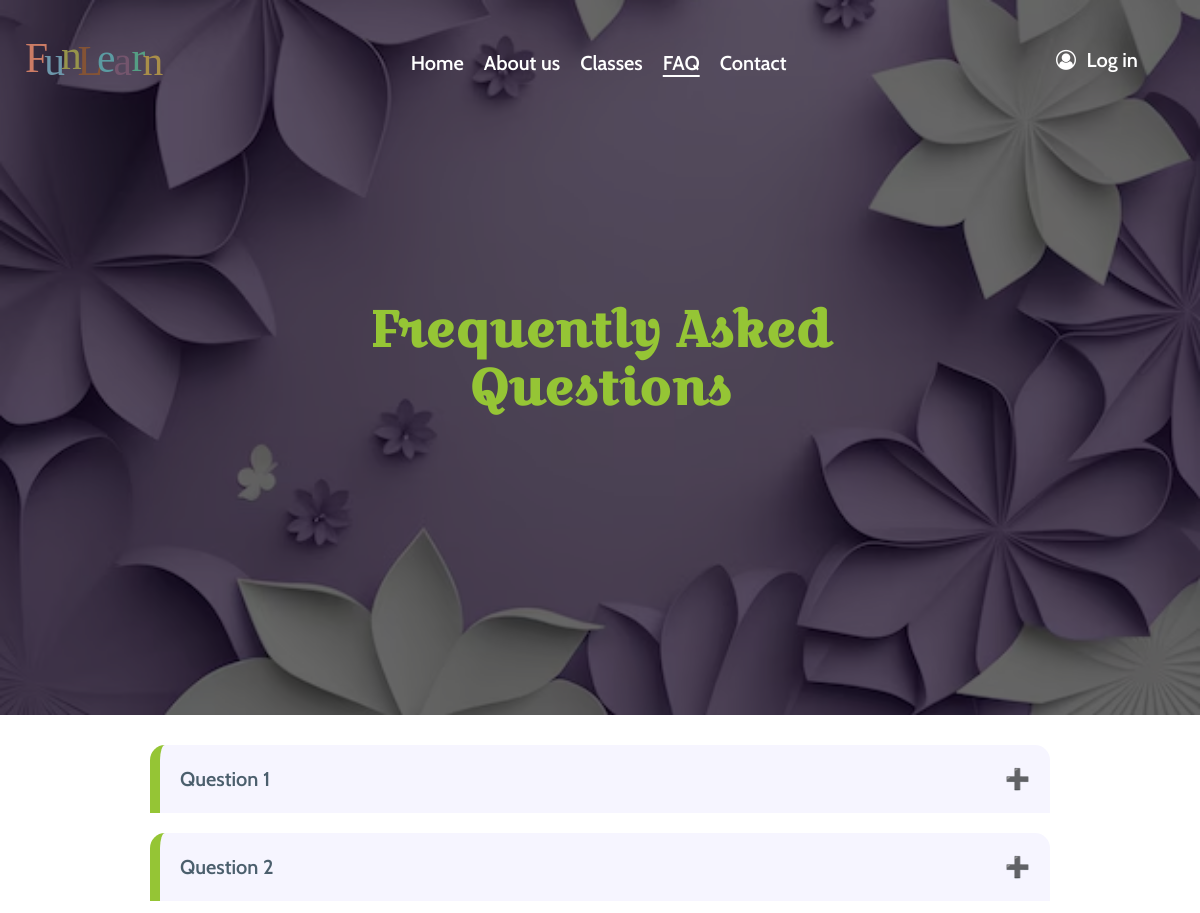
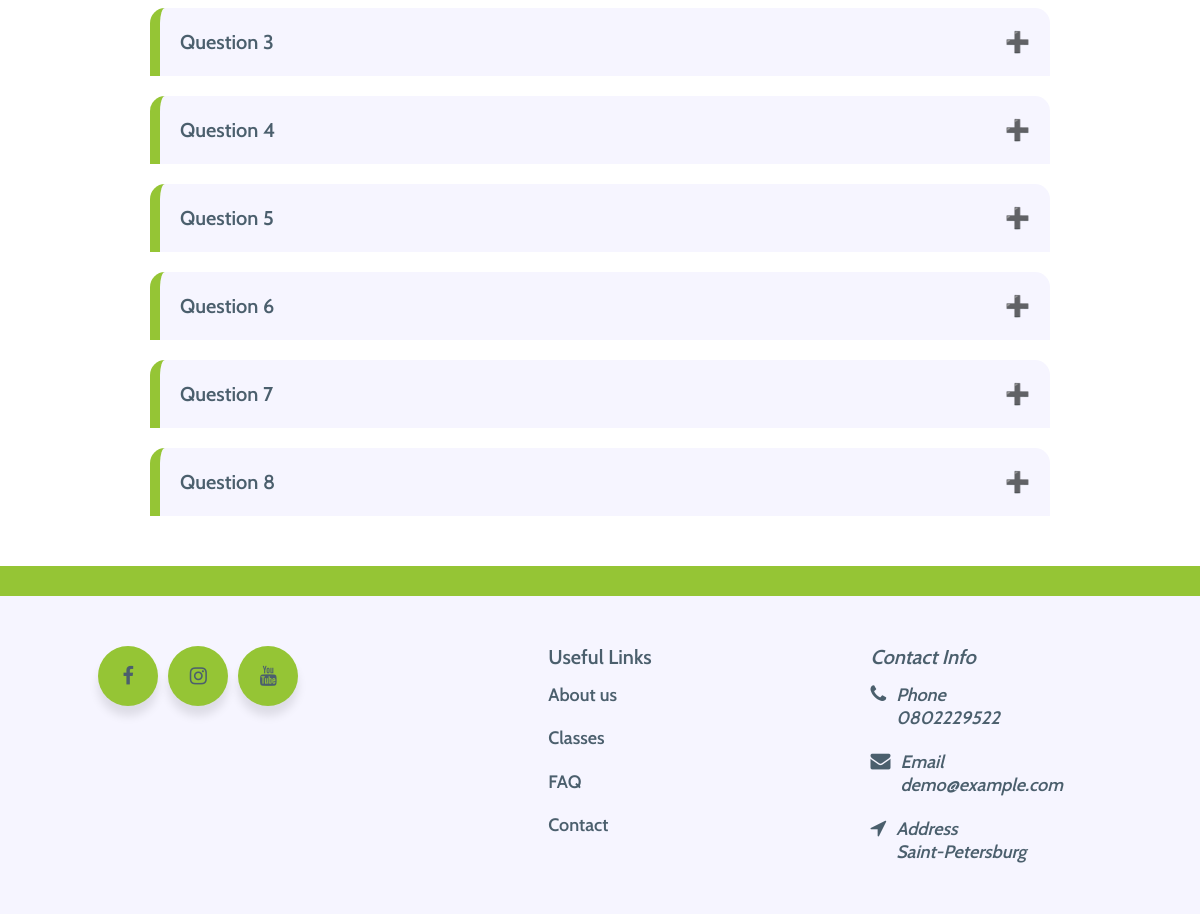
Screenshot of /faq/ with the database file from the repository (2 pictures, top to bottom).
### school/models.py (models this page shows, shortened)
class Faq(models.Model):
    question = models.CharField(max_length=300)
    answer = models.TextField()

class SchoolInfo(models.Model):
    foundation_year = models.IntegerField()
    number_of_students = models.IntegerField(default=0)
    number_of_awards = models.IntegerField(default=0)
    address = models.CharField(max_length=255)
    phone = models.CharField(max_length=20)
    email = models.EmailField()
    facebook_url = models.URLField(max_length=200)
    instagram_url = models.URLField(max_length=200)
    youtube_url = models.URLField(max_length=200)

### school/views.py (the view)
# urls.py: path('faq/', school_views.faq, name="faq"),
def faq(request):
    questions = Faq.objects.all()
    return render(request, "faq.html", {"questions_obj": questions})

### school/context_processors.py (called while the page is built)
def school_info(request):
    school_info = SchoolInfo.objects.first()
    return {'school_info': school_info}

### school/templates/faq.html (shortened to what this page needs)
{% extends "base.html" %}
{% load static %}
{% block head_content %}
<link rel="stylesheet" href="{% static 'school/css/faq.css' %}" />
{% endblock %}
{% block header_content %}
<li>
  <a href="{% url 'index' %}">Home</a>
</li>
<li>
  <a href="{% url 'about' %}">About us</a>
</li>
<li>
  <a href="{% url 'classes' %}">Classes</a>
</li>
<li class="header__list-choose">
  <a href="#">FAQ</a>
</li>
<li>
  <a href="{% url 'contacts' %}">Contact</a>
</li>
{% endblock %}
{% block main_content %}
<section class="second__intro" id="top">
  <div class="overlay"></div>
  <div>
    <h1>Frequently Asked Questions</h1>
  </div>
</section>
<section class="questions">
  {% for question in questions_obj %}
  <div>
    <button class="accordion">{{ question.question }}</button>
  </div>
  {% endfor %}
</section>
{% endblock %}

### school/templates/base.html (shortened to what this page needs)
{% load static %}
<!DOCTYPE html>
<html lang="en">
<head>
    <link rel="stylesheet" href="{% static 'school/fonts/fonts.css' %}" />
    <link rel="stylesheet" href="{% static 'school/css/global.css' %}" />
    <link rel="stylesheet" href="{% static 'school/css/style_com.css' %}" />
    {% block head_content %}
    {% endblock %}
</head>
<body>
    <header class="header">
      <a class="header__logo" href="#">
        <img src="{% static "school/img/logo.svg" %}" alt="FunLearn logo" />
      </a>
      <nav class="header__menu">
        <ul class="header__list">
            {% block header_content %}
            {% endblock %}
        </ul>
      </nav>
      <div class="header__login">
        <i class="font-accent user-circle-white" aria-hidden="true"></i>
        <button class="btn-reset">Log in</button>
      </div>
    </header>
    <main>
        {% block main_content %}
        {% endblock %}
    </main>
    <footer class="footer">
        <div class="footer__logo">
          <div class="share">
            <div class="share-button">
              <a href="{{ school_info.facebook_url }}" target="_blank">
                <div class="icon"><i class="font-accent fa-facebook"></i></div>
                <span>Facebook</span>
              </a>
            </div>
            <div class="share-button">
              <a href="{{ school_info.instagram_url }}" target="_blank">
                <div class="icon"><i class="font-accent fa-instagram"></i></div>
                <span>Instagram</span>
              </a>
            </div>
            <div class="share-button">
              <a href="{{ school_info.youtube_url }}" target="_blank">
                <div class="icon"><i class="font-accent fa-youtube"></i></div>
                <span>YouTube</span>
              </a>
            </div>
          </div>
        </div>
        <nav class="footer__navigation">
          <h4>Useful Links</h4>
          <ul>
            <li>
              <a href="{% url 'about' %}" class="text">About us</a>
            </li>
            <li>
              <a href="{% url 'classes' %}" class="text">Classes</a>
            </li>
            <li>
              <a href="{% url 'faq' %}" class="text">FAQ</a>
            </li>
            <li>
              <a href="{% url 'contacts' %}" class="text">Contact</a>
            </li>
          </ul>
        </nav>
        <address class="footer__address">
          <p>Contact Info</p>
          <ul>
            <li>
              <i class="font-accent fa-phone"></i>
              <div class="text">
                Phone<br />
                <a href="tel:{{ school_info.phone }}">{{ school_info.phone }}</a>
              </div>
            </li>
            <li>
              <i class="font-accent fa-email"></i>
              <div class="text">
                Email<br />
                <a href="mailto:{{ school_info.email }}">{{ school_info.email }}</a>
              </div>
            </li>
            <li>
              <i class="font-accent fa-location"></i>
              <div class="text">Address<br />{{ school_info.address }}</div>
            </li>
          </ul>
        </address>
      </footer>
</body>
</html>

### school/static/school/css/global.css (style rules this page uses)
html { scroll-behavior: smooth; }
body { box-sizing: border-box; margin: 0 auto; color: #fff; font-family: Cabin, sans-serif; line-height: 1.15; }
h1, h2, h3, h4, h5, h6, p, ul, ol, li { margin: 0; padding: 0; }
a { color: inherit; text-decoration: none; }
img { width: 100%; }
button { font-family: Cabin, sans-serif; font-size: 20px; line-height: 1.4; cursor: pointer; }

### school/static/school/css/style_com.css (style rules this page uses)
.header { position: fixed; z-index: 10; display: grid; grid-template-columns: min-content min-content 1fr 200px; justify-items: center; align-items: end; width: 100%; padding: 25px 0; font-size: 20px; }
.header__logo { width: 180px; height: 50px; }
.header__list { display: flex; align-items: center; gap: 20px; list-style: none; }
.header__list-choose { text-decoration: underline; text-underline-offset: 5px; }
.font-accent { display: inline-block; font: normal normal normal 14px/1 FontAwesome; font-size:inherit; text-rendering: auto; -webkit-font-smoothing: antialiased; -moz-osx-font-smoothing: grayscale; }
.user-circle-white:before { content:"\f2be"; }
.btn-reset { border: none; color: #fff; background: transparent; }
.overlay { position: absolute; inset: 0; background: rgb(0, 0, 0, 0.6); }
.second__intro { position: relative; padding: 300px 350px; background-image: url(../img/origami.jpg); background-repeat: no-repeat; background-position: bottom; background-size: cover; }
.second__intro h1 { position: relative; z-index: 1; color: #95c535; font-family: "Croissant One", cursive; font-weight: 700; font-size: 50px; text-align: center; }
.footer { display: grid; grid-template-columns: repeat(3, 1fr); justify-items: center; border-top: #95c535 solid 30px; padding: 50px; color: #4b5f6d; font-size: 20px; background-color: #f6f5ff; }
.footer__logo { display: flex; flex-direction: column; gap: 30px; max-width: 400px; }
.share { display: grid; grid-template-columns: repeat(4, 1fr); }
.share-button { display: inline-block; width: 60px; height: 60px; margin: 0 5px; border-radius: 50px; box-shadow: rgba(0, 0, 0, 0.1) 0 10px 10px; overflow: hidden; background: #95c535; transition: all 0.5s ease-out; cursor: pointer; }
.icon { display: inline-block; box-sizing: border-box; width: 60px; height: 60px; border-radius: 50px; line-height: 60px; text-align: center; }
.icon i { line-height: 60px; }
.fa-facebook:before { content:"\f09a"; }
.fa-instagram:before { content:"\f16d"; }
.fa-youtube:before { content:"\f167"; }
.footer__navigation { display: flex; flex-direction: column; gap: 15px; }
.footer__address { display: flex; flex-direction: column; gap: 15px; }
.fa-phone:before { content:"\f095"; }
.fa-email:before { content:"\f0e0"; }
.fa-location:before { content:"\f124"; }
.footer ul { display: flex; flex-direction: column; gap: 20px; list-style: none; }
.footer ul li { display: flex; gap: 10px; }
.text { font-size: 18px; line-height: 1.3; }

### school/static/school/css/faq.css (style rules this page uses)
.questions { display: flex; flex-direction: column; align-items: center; gap: 20px; padding: 30px 150px 50px; font-weight: normal; font-size: 20px; }
.questions div { width: 100%; }
.accordion { width: 100%; border: none; border-top: none; border-top-left-radius: 15px; border-top-right-radius: 15px; border-right: none; border-bottom: none; border-left: 10px solid #95c535; padding: 20px; outline: none; color: #4b5f6d; font-size: 20px; text-align: left; background-color: #f6f5ff; transition: 0.4s; cursor: pointer; }
.accordion:after { content: '\02795'; top: 50%; float: right; color: #4b5f6d; font-size: 20px; }

### rows the page displays
Faq: question "Question 1"
Faq: question "Question 2"
Faq: question "Question 3"
Faq: question "Question 4"
Faq: question "Question 5"
Faq: question "Question 6"
Faq: question "Question 7"
Faq: question "Question 8"
SchoolInfo: phone "0802229522", email "demo@example.com", address "Saint-Petersburg"
